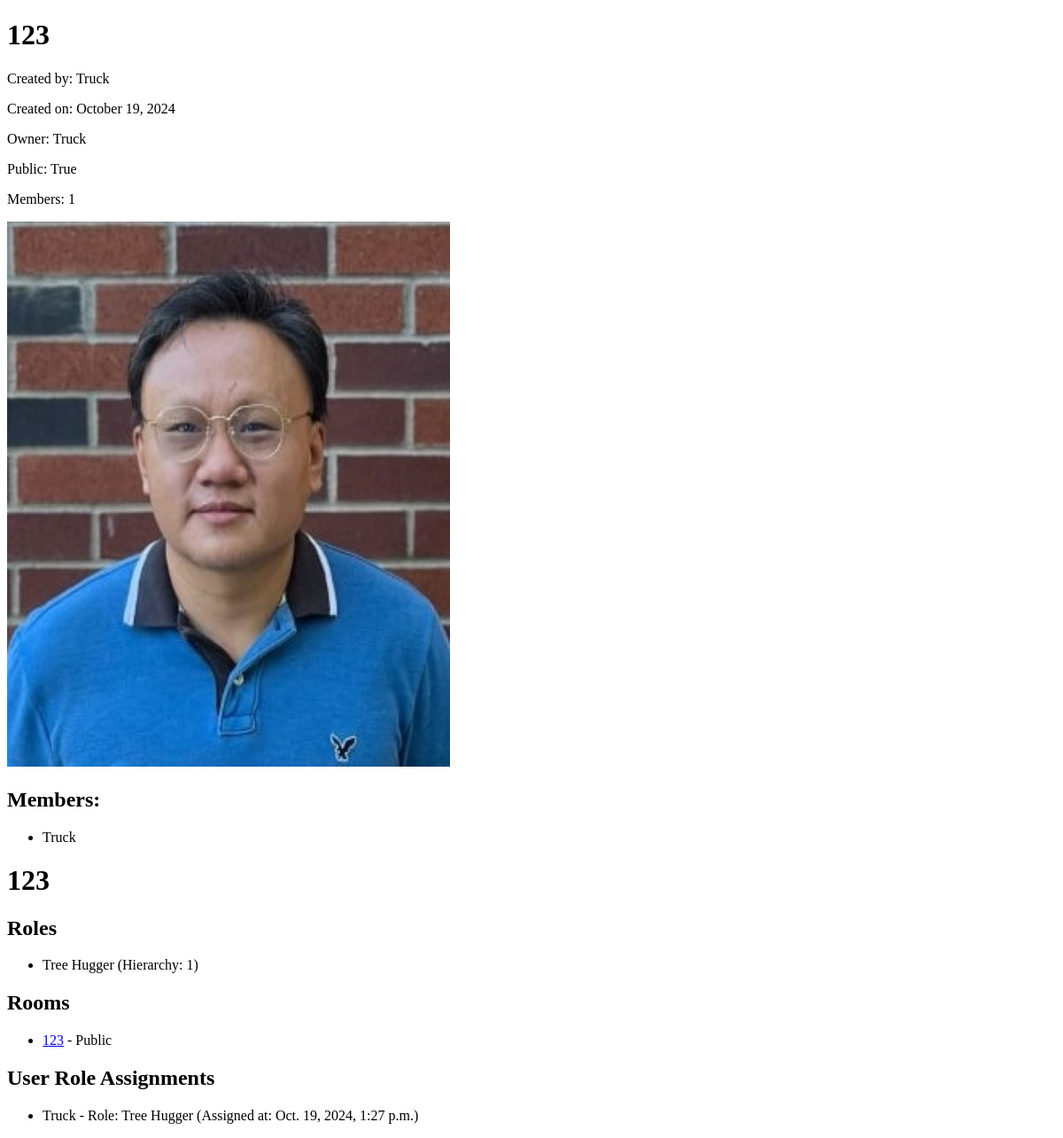
/community/123/, run on an earlier commit of the app's database.
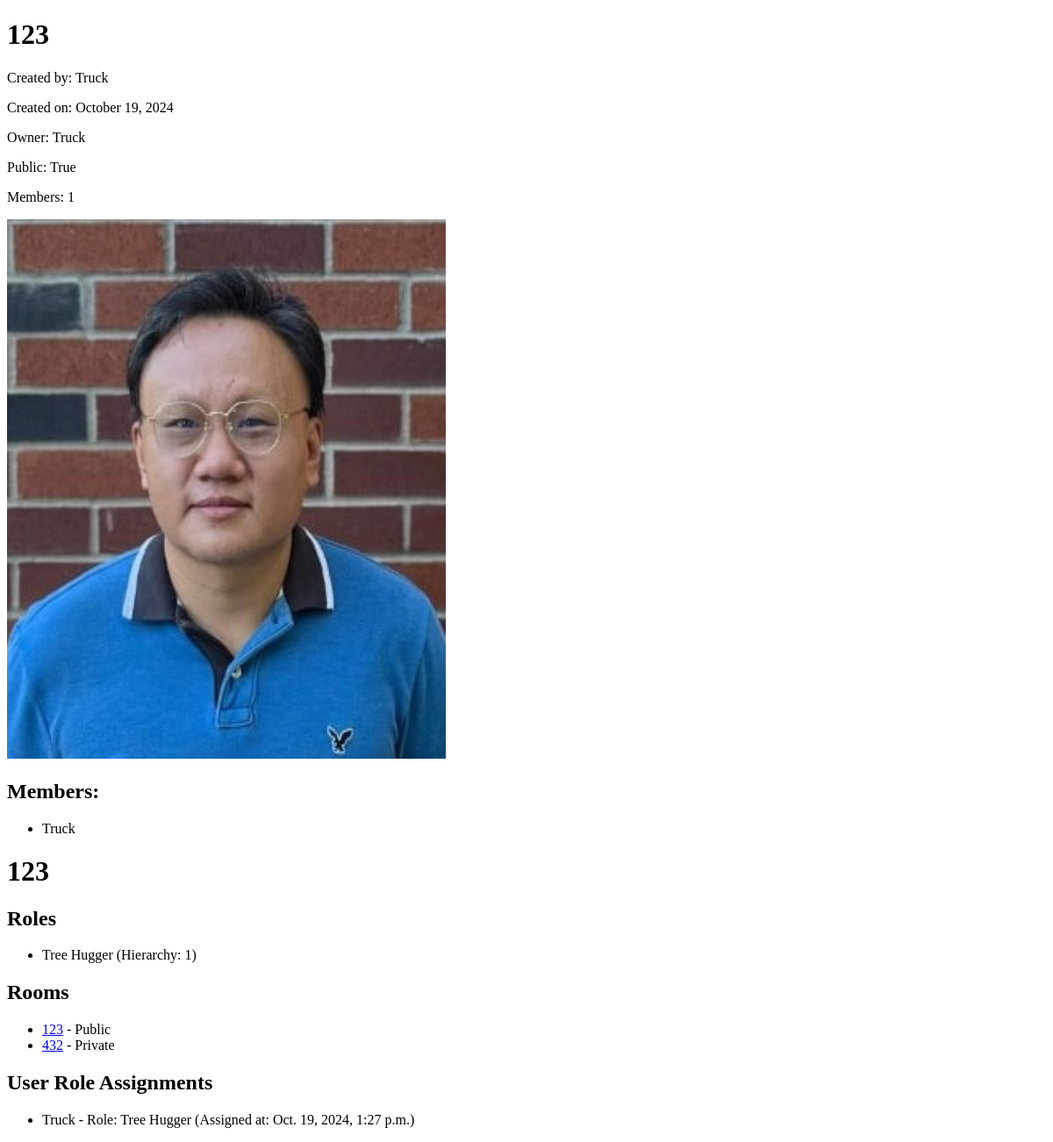
And on a later commit of the database.
### codestuff/models.py (models this page shows, shortened)
class Community(models.Model):
    name = models.CharField(max_length=200)
    slug = models.SlugField(unique=True, blank=True)
    owner = models.ForeignKey(User, on_delete=models.CASCADE, blank=True, null=True)
    description = models.TextField(blank=True, null=True)
    created_by = models.ForeignKey(User, on_delete=models.CASCADE, related_name='communities')
    created_at = models.DateTimeField(auto_now_add=True)
    logo = models.FileField(blank=True, null=True, verbose_name="Logo")
    public = models.BooleanField(default=False)
    members = models.ManyToManyField(User, related_name='member')
    is_active = models.IntegerField(
        default=1,
        blank=True,
        null=True,
        choices=((1, 'Active'), (0, 'Inactive')),
        verbose_name="Set active?"
    )
    class Meta:
        verbose_name_plural = 'Communities'

class Profile(models.Model):
    user = models.OneToOneField(User, on_delete=models.CASCADE)
    username = models.CharField(max_length=200, blank=True, null=True)
    email = models.EmailField(blank=True, null=True)
    avatar = models.ImageField(upload_to='media', null=True, blank=True, verbose_name="Profile picture")
    alternate = models.TextField(verbose_name="Alternate text", blank=True, null=True)
    about_me = models.TextField(blank=True, null=True)
    keywords = models.ManyToManyField(Keywords)
    opt_in = models.BooleanField(default=False)
    position = models.UUIDField(
        default=uuid.uuid4,
        editable=False,
        unique=True,
        help_text="Position for sorting",
    )
    is_active = models.IntegerField(default=1,
                                    blank=True,
                                    null=True,
                                    help_text='1->Active, 0->Inactive',
                                    choices=((1, 'Active'), (0, 'Inactive')), verbose_name="Set active?")
    class Meta:
        verbose_name = "Account Profile"
        verbose_name_plural = "Account Profiles"

class Role(models.Model):
    community = models.ForeignKey(Community, on_delete=models.CASCADE, related_name='roles')
    name = models.CharField(max_length=200)
    ability_to_add_rooms = models.BooleanField(default=False)
    ability_to_add_people = models.BooleanField(default=True)
    ability_to_kick_people = models.BooleanField(default=False)
    ability_to_ban_people = models.BooleanField(default=False)
    ability_to_assign_roles = models.BooleanField(default=False)
    ability_to_create_rooms = models.BooleanField(default=False)
    ability_to_delete_rooms = models.BooleanField(default=False)
    hierarchy = models.IntegerField(blank=True, null=True)
    administrator = models.BooleanField(default=False)

class Room(models.Model):
    community = models.ForeignKey(Community, on_delete=models.CASCADE, related_name='rooms')
    name = models.CharField(max_length=1000)
    slug = models.SlugField(max_length=200, unique=True, blank=True, null=True)
    signed_in_user = models.ForeignKey(User, blank=True, null=True, on_delete=models.CASCADE, related_name='rooms_created', verbose_name="Room Creator")
    members = models.ManyToManyField(User, blank=True, related_name="room_members")
    time = models.DateTimeField(default=timezone.now, blank=True)
    public = models.BooleanField(default=False, verbose_name="Make Public?")
    logo = models.FileField(blank=True, null=True, verbose_name="Logo")
    is_active = models.IntegerField(
        default=1,
        blank=True,
        null=True,
        choices=((1, 'Active'), (0, 'Inactive')),
        verbose_name="Set active?"
    )

class CommunityRoleAssignment(models.Model):
    user = models.ForeignKey(User, on_delete=models.CASCADE, related_name='community_roles')
    community = models.ForeignKey(Community, on_delete=models.CASCADE, related_name='user_roles')
    role = models.ForeignKey(Role, on_delete=models.CASCADE, related_name='user_assignments')
    ability_to_add_rooms = models.BooleanField(default=False)
    ability_to_add_people = models.BooleanField(default=True)
    ability_to_kick_people = models.BooleanField(default=False)
    ability_to_ban_people = models.BooleanField(default=False)
    ability_to_assign_roles = models.BooleanField(default=False)
    ability_to_create_rooms = models.BooleanField(default=False)
    ability_to_delete_rooms = models.BooleanField(default=False)
    assigned_at = models.DateTimeField(default=timezone.now)
    class Meta:
        unique_together = ('user', 'community', 'role')

### codestuff/views.py (the view)
# urls.py: path('community/<str:slug>/', views.CommunityView.as_view(), name='community_index'),
class CommunityView(ListView):
    model = Community
    template_name = 'community_index.html'
    def get_context_data(self, **kwargs):
        context = super().get_context_data(**kwargs)
        slug = self.kwargs['slug']  # Use 'slug' for the community slug
        username = self.request.GET.get('username')
        try:
            community_details = Community.objects.get(slug=slug)
        except Community.DoesNotExist:
            raise Http404("Community does not exist")
        profile_details = Profile.objects.filter(user__username=username).first()
        member_profiles = Profile.objects.filter(user__in=community_details.members.all())
        context['username'] = username
        context['room'] = slug
        context['community_details'] = community_details
        context['profile_details'] = profile_details
        context['member_profiles'] = member_profiles
        context['roles'] = community_details.roles.all()
        context['rooms'] = community_details.rooms.all()
        context['user_roles'] = community_details.user_roles.all()
        slug = self.kwargs['slug']  # Use 'slug' for the community slug
        try:
            community_details = Community.objects.get(slug=slug)
        except Community.DoesNotExist:
            raise Http404("Community does not exist")
        print(f"Community Slug: {community_details.slug}")  # Debugging line
        member_profiles = Profile.objects.filter(user__in=community_details.members.all())
        context['room'] = slug
        context['community'] = community_details  # Ensure you're passing this to the template
        context['member_profiles'] = member_profiles
        context['roles'] = community_details.roles.all()
        context['rooms'] = community_details.rooms.all()
        context['user_roles'] = community_details.user_roles.all()
        return context

### templates/community_index.html (shortened to what this page needs)
<!DOCTYPE html>
<html lang="en">
<head>
</head>
<body>
<h1>{{ community_details.name }}</h1>
<p>Created by: {{ community_details.created_by.username }}</p>
<p>Created on: {{ community_details.created_at|date:"F j, Y" }}</p>
<p>Owner: {{ community_details.owner.username }}</p>
<p>Public: {{ community_details.public }}</p>
<p>Members: {{ community_details.members.count }}</p>
{% if community_details.logo %}
    <img src="{{ community_details.logo.url }}" alt="{{ community_details.name }} Logo">
{% endif %}
<h2>Members:</h2>
<ul>
    {% for profile in member_profiles %}
        <li>{{ profile.user.username }}</li>
    {% endfor %}
</ul>
   <h1>{{ community.name }}</h1>
<h2>Roles</h2>
<ul>
    {% for role in roles %}
        <li>{{ role.name }} (Hierarchy: {{ role.hierarchy }})</li>
    {% empty %}
        <li>No roles assigned.</li>
    {% endfor %}
</ul>
<h2>Rooms</h2>
<ul>
   {% for room in community.rooms.all %}
        <li>
            <a href="{% url 'get_messages' community.slug room.name %}">{{ room.name }}</a> -
            {% if room.public %}Public{% else %}Private{% endif %}
        </li>
    {% empty %}
        <li>No rooms available.</li>
    {% endfor %}
</ul>
<h2>User Role Assignments</h2>
<ul>
    {% for assignment in user_roles %}
        <li>{{ assignment.user.username }} - Role: {{ assignment.role.name }} (Assigned at: {{ assignment.assigned_at }})</li>
    {% empty %}
        <li>No role assignments.</li>
    {% endfor %}
</ul>
</body>
</html>

What changed in the data, as far as the page shows it:
added Room: name "432", public "Private"
